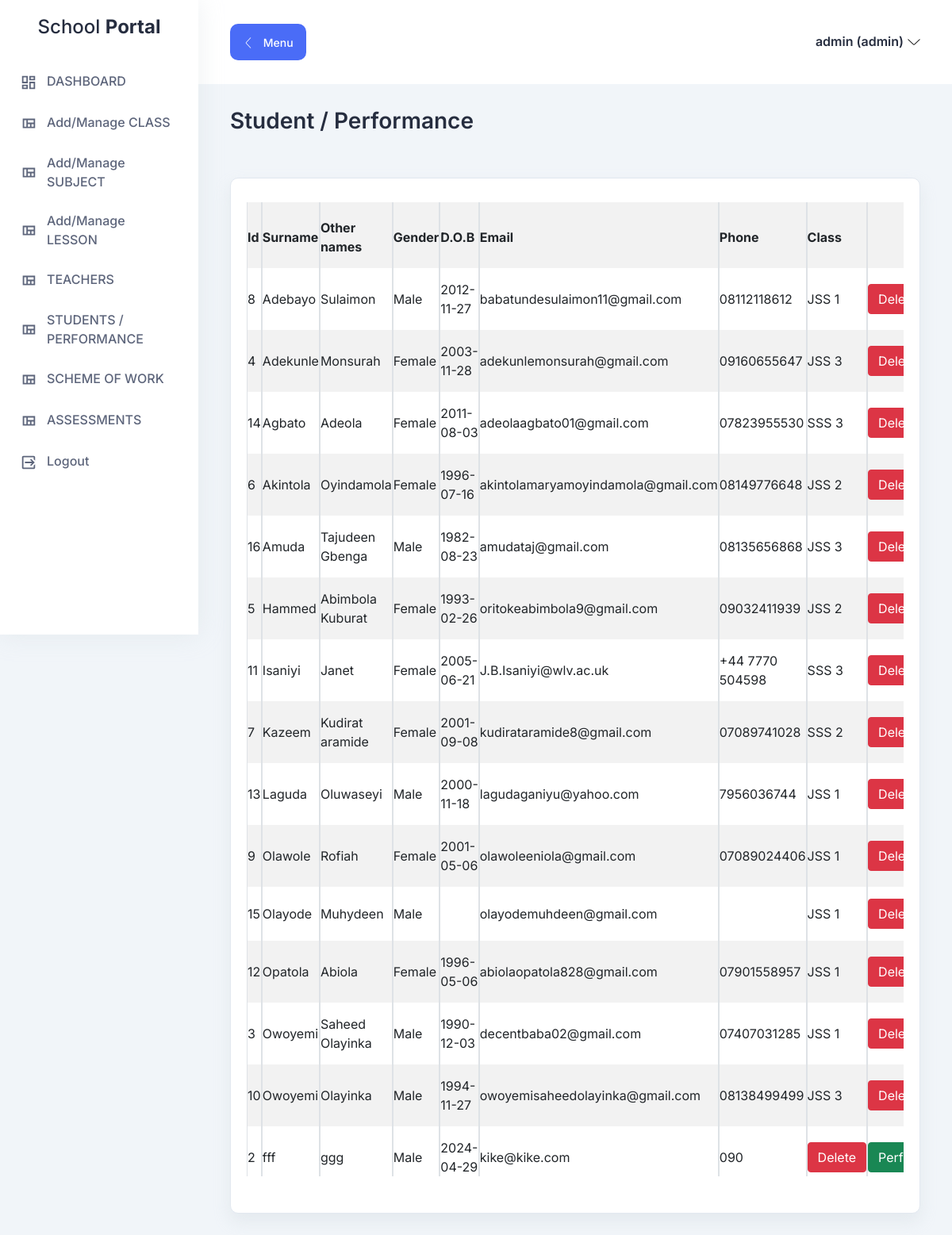
/student_record (signed in), run on the app's committed database.
### tables this page shows
CREATE TABLE "student_tb" (
	"student_id"	INTEGER,
	"surname"	TEXT,
	"other_names"	TEXT,
	"gender"	TEXT,
	"date_of_birth"	TEXT,
	"email"	TEXT,
	"phone"	TEXT,
	"class"	TEXT,
	"password"	TEXT,
	"date_reg"	TEXT,
	"status"	TEXT,
	PRIMARY KEY("student_id")
);

CREATE TABLE "class_tb" (
	"id"	INTEGER,
	"class_name"	TEXT,
	PRIMARY KEY("id")
);

### student_blueprint.py (the view, shortened to what this page needs)
@student_blueprint.route('/student_record')
def student_record():
        if 'loggedin' in session and session['level']=="admin":
            cursor.execute('SELECT * FROM class_tb')
            data_class = cursor.fetchall()
            cursor.execute('SELECT * FROM student_tb ORDER BY surname')
            student_record = cursor.fetchall()
            return render_template('student_record.html', student_record=student_record, data_class=data_class)
        else:
            return redirect(url_for('login'))

### templates/student_record.html (shortened to what this page needs)
{% extends "layout.html" %}
{% block content %}
      <section class="section">
        <div class="container-fluid">
          <div class="title-wrapper pt-30">
            <div class="row align-items-center">
              <div class="col-md-6">
                <div class="title mb-30">
                  <h2>Student / Performance</h2>
                </div>
              </div>
            </div>
          </div>
          <br/>
          <div class="col-xl-12 col-lg-12 col-sm-12">
              <div class="icon-card mb-100">
                <div class="table-wrapper table-responsive" style="width: 100%">
                  <table class="table table-hover table-striped table-bordered" >
                        <tr>
                            <th>Id</th>
                            <th>Surname</th>
                            <th>Other names</th>
                            <th>Gender</th>
                            <th>D.O.B</th>
                            <th>Email</th>
                            <th>Phone</th>
                            <th>Class</th>
                            <th></th>
                        </tr>
                        {%for record in student_record %}
                            <tr>
                            <td>{{ record[0] }}</td>
                            <td>{{ record[1] }}</td>
                            <td>{{ record[2] }}</td>
                            <td>{{ record[3] }}</td>
                            <td>{{ record[4] }}</td>
                            <td>{{ record[5] }}</td>
                            <td>{{ record[6] }}</td>
                            {%for class_val in data_class%}
                                {% set class_id = class_val[0] | int %}
                                {% set lesson_class_id = record[7] | int %}
                                {% if class_id == lesson_class_id %}
                                  <td>{{ class_val[1] }}</td>
                                {% endif %}
                            {%endfor%}
                            <td>
                              {% if session.level=="admin" %}
                                <a href="{{ url_for('student_blueprint.delete_student', id=record[0]) }} " class='btn btn-danger' onclick="return confirm('Are you sure you want to delete?')">Delete</a>
                              {% endif %}
                            </td>
                            <td>
                                <a href="{{ url_for('performance_blueprint.performance', id=record[0], class_id=record[7] ) }} " class='btn btn-success'>Performance</a>
                            </td>
                             </tr>
                        {%endfor%}
                    </table>
                  </div>
              </div>
            </div>
        </div>
      </section>
{% endblock %}

### templates/layout.html (shortened to what this page needs)
<!DOCTYPE html>
<html lang="en">
  <head>
    <link rel="stylesheet" href="{{ url_for('static', filename='assets/css/bootstrap.min.css') }}" />
    <link rel="stylesheet" href="{{ url_for('static', filename='assets/css/lineicons.css') }}" />
    <link rel="stylesheet" href="{{ url_for('static', filename='assets/css/materialdesignicons.min.css') }}" />
    <link rel="stylesheet" href="{{ url_for('static', filename='assets/css/fullcalendar.css') }}" />
    <link rel="stylesheet" href="{{ url_for('static', filename='assets/css/fullcalendar.css') }}" />
    <link rel="stylesheet" href="{{ url_for('static', filename='assets/css/main.css') }}" />
  </head>
  <body>
    <aside class="sidebar-nav-wrapper">
      <div class="navbar-logo">
          <h3>School <b>Portal</b></h3>
      </div>
      <nav class="sidebar-nav">
        <ul>
          <li class="nav-item">
            <a href="{{ url_for('auth') }}">
              <span class="icon">
              </span>
              <span class="text">DASHBOARD</span>
            </a>
          </li>
    {% if session.loggedin is defined %}
            {% if session.level=="admin" %}
                <li class="nav-item">
                  <a href="{{ url_for('class_blueprint.class_record') }}">
                    <span class="icon">
                    </span>
                    <span class="text">Add/Manage CLASS</span>
                  </a>
                </li>
                <li class="nav-item">
                  <a href="{{ url_for('subject_blueprint.subject') }}">
                    <span class="icon">
                    </span>
                    <span class="text">Add/Manage SUBJECT</span>
                  </a>
                </li>
                <li class="nav-item">
                  <a href="{{ url_for('lesson_blueprint.lesson') }}">
                    <span class="icon">
                    </span>
                    <span class="text">Add/Manage LESSON</span>
                  </a>
                </li>
                <li class="nav-item">
                  <a href="{{ url_for('teacher_blueprint.teacher_record') }}">
                    <span class="icon">
                    </span>
                    <span class="text">TEACHERS</span>
                  </a>
                </li>
                <li class="nav-item">
                  <a href="{{ url_for('student_blueprint.student_record') }}">
                    <span class="icon">
                    </span>
                    <span class="text">STUDENTS / PERFORMANCE</span>
                  </a>
                </li>
                <li class="nav-item">
                  <a href=" {{ url_for('scheme_of_work_blueprint.scheme') }} ">
                    <span class="icon">
                    </span>
                    <span class="text">SCHEME OF WORK</span>
                  </a>
                </li>
                <li class="nav-item">
                  <a href=" {{ url_for('assessment_blueprint.assessment') }} ">
                    <span class="icon">
                    </span>
                    <span class="text">ASSESSMENTS</span>
                  </a>
                </li>
         {% endif %}
          <li class="nav-item">
            <a href="{{ url_for('authentication_blueprint.logout') }}">
              <span class="icon">
              </span>
              <span class="text">Logout</span>
            </a>
          </li>
    {% endif %}
        </ul>
      </nav>
    </aside>
    <main class="main-wrapper">
      <header class="header">
        <div class="container-fluid">
          <div class="row">
            <div class="col-lg-5 col-md-5 col-6">
              <div class="header-left d-flex align-items-center">
                <div class="menu-toggle-btn mr-20">
                  <button
                    id="menu-toggle"
                    class="main-btn primary-btn btn-hover"
                  >
                    <i class="lni lni-chevron-left me-2"></i> Menu
                  </button>
                </div>
              </div>
            </div>
            <div class="col-lg-7 col-md-7 col-6">
              <div class="header-right">
            {% if session.loggedin is defined %}
                <div class="profile-box ml-15">
                  <button
                    class="dropdown-toggle bg-transparent border-0"
                    type="button"
                    id="profile"
                    data-bs-toggle="dropdown"
                    aria-expanded="false"
                  >
                    <div class="profile-info">
                      <div class="info">
                        <h6>{{session.login_sname}} ({{session.level}}) </h6>
                      </div>
                    </div>
                    <i class="lni lni-chevron-down"></i>
                  </button>
                </div>
           {% endif %}
              </div>
            </div>
          </div>
        </div>
      </header>
			{% block content %}{% endblock %}
    </main>
  </body>
</html>

### static/assets/css/fullcalendar.css (style rules this page uses)
:root { --fc-daygrid-event-dot-width: 8px; }
:root { --fc-list-event-dot-width: 10px; --fc-list-event-hover-bg-color: #f5f5f5; }

### data on the page
student_tb: student_id "8", surname "Adebayo", other_names "Sulaimon", gender "Male", date_of_birth "2012-11-27", email "babatundesulaimon11@gmail.com", phone "08112118612"
class_tb: class_name "JSS 1"
student_tb: student_id "4", surname "Adekunle", other_names "Monsurah", gender "Female", date_of_birth "2003-11-28", email "adekunlemonsurah@gmail.com", phone "09160655647"
class_tb: class_name "JSS 3"
student_tb: student_id "14", surname "Agbato", other_names "Adeola", gender "Female", date_of_birth "2011-08-03", email "adeolaagbato01@gmail.com", phone "07823955530"
class_tb: class_name "SSS 3"
student_tb: student_id "6", surname "Akintola", other_names "Oyindamola", gender "Female", date_of_birth "1996-07-16", email "akintolamaryamoyindamola@gmail.com", phone "08149776648"
class_tb: class_name "JSS 2"
student_tb: student_id "16", surname "Amuda", other_names "Tajudeen Gbenga", gender "Male", date_of_birth "1982-08-23", email "amudataj@gmail.com", phone "08135656868"
student_tb: student_id "5", surname "Hammed", other_names "Abimbola Kuburat", gender "Female", date_of_birth "1993-02-26", email "oritokeabimbola9@gmail.com", phone "09032411939"
student_tb: student_id "11", surname "Isaniyi", other_names "Janet", gender "Female", date_of_birth "2005-06-21", email "J.B.Isaniyi@wlv.ac.uk", phone "+44 7770 504598"
student_tb: student_id "7", surname "Kazeem", other_names "Kudirat aramide", gender "Female", date_of_birth "2001-09-08", email "kudirataramide8@gmail.com", phone "07089741028"
class_tb: class_name "SSS 2"
student_tb: student_id "13", surname "Laguda", other_names "Oluwaseyi", gender "Male", date_of_birth "2000-11-18", email "lagudaganiyu@yahoo.com", phone "7956036744"
student_tb: student_id "9", surname "Olawole", other_names "Rofiah", gender "Female", date_of_birth "2001-05-06", email "olawoleeniola@gmail.com", phone "07089024406"
student_tb: student_id "15", surname "Olayode", other_names "Muhydeen", gender "Male", email "olayodemuhdeen@gmail.com"
student_tb: student_id "12", surname "Opatola", other_names "Abiola", gender "Female", date_of_birth "1996-05-06", email "abiolaopatola828@gmail.com", phone "07901558957"
student_tb: student_id "3", surname "Owoyemi", other_names "Saheed Olayinka", gender "Male", date_of_birth "1990-12-03", email "decentbaba02@gmail.com", phone "07407031285"
student_tb: student_id "10", surname "Owoyemi", other_names "Olayinka", gender "Male", date_of_birth "1994-11-27", email "owoyemisaheedolayinka@gmail.com", phone "08138499499"
student_tb: student_id "2", surname "fff", other_names "ggg", gender "Male", date_of_birth "2024-04-29", email "kike@kike.com", phone "090"

### other printed values
{{ session.login_sname }} "admin"
{{ session.level }} "admin"
